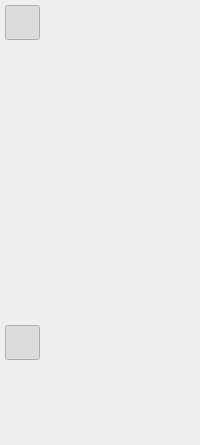
        <widget class="QWidget" name="actionsidebar" native="true">
         <layout class="QVBoxLayout" name="action_sidebar">
          <property name="spacing">
           <number>5</number>
          </property>
          <property name="leftMargin">
           <number>5</number>
          </property>
          <property name="topMargin">
           <number>5</number>
          </property>
          <property name="rightMargin">
           <number>5</number>
          </property>
          <property name="bottomMargin">
           <number>5</number>
          </property>
          <item>
           <widget class="QPushButton" name="home_button">
            <property name="minimumSize">
             <size>
              <width>35</width>
              <height>35</height>
             </size>
            </property>
            <property name="maximumSize">
             <size>
              <width>35</width>
              <height>35</height>
             </size>
            </property>
            <property name="cursor">
             <cursorShape>PointingHandCursor</cursorShape>
            </property>
            <property name="toolTip">
             <string>Dashboard</string>
            </property>
            <property name="text">
             <string/>
            </property>
            <property name="icon">
             <iconset resource="../../../../../../gui/resources/feather.qrc">
              <normaloff>:/light/icons/feather/light/home.svg</normaloff>:/light/icons/feather/light/home.svg</iconset>
            </property>
            <property name="iconSize">
             <size>
              <width>20</width>
              <height>20</height>
             </size>
            </property>
            <property name="checkable">
             <bool>true</bool>
            </property>
            <property name="checked">
             <bool>true</bool>
            </property>
            <property name="flat">
             <bool>true</bool>
            </property>
           </widget>
          </item>
          <item>
           <widget class="QPushButton" name="art_editor_button">
            <property name="minimumSize">
             <size>
              <width>35</width>
              <height>35</height>
             </size>
            </property>
            <property name="maximumSize">
             <size>
              <width>35</width>
              <height>35</height>
             </size>
            </property>
            <property name="baseSize">
             <size>
              <width>0</width>
              <height>0</height>
             </size>
            </property>
            <property name="cursor">
             <cursorShape>PointingHandCursor</cursorShape>
            </property>
            <property name="toolTip">
             <string>Art Editor</string>
            </property>
            <property name="text">
             <string/>
            </property>
            <property name="icon">
             <iconset resource="../../../../../../gui/resources/feather.qrc">
              <normaloff>:/light/icons/feather/light/image.svg</normaloff>:/light/icons/feather/light/image.svg</iconset>
            </property>
            <property name="iconSize">
             <size>
              <width>20</width>
              <height>20</height>
             </size>
            </property>
            <property name="checkable">
             <bool>true</bool>
            </property>
            <property name="checked">
             <bool>false</bool>
            </property>
            <property name="flat">
             <bool>true</bool>
            </property>
           </widget>
          </item>
          <item>
           <widget class="QPushButton" name="video_button">
            <property name="minimumSize">
             <size>
              <width>35</width>
              <height>35</height>
             </size>
            </property>
            <property name="maximumSize">
             <size>
              <width>35</width>
              <height>35</height>
             </size>
            </property>
            <property name="cursor">
             <cursorShape>PointingHandCursor</cursorShape>
            </property>
            <property name="toolTip">
             <string>Video Generation</string>
            </property>
            <property name="text">
             <string/>
            </property>
            <property name="icon">
             <iconset resource="../../../../../../gui/resources/feather.qrc">
              <normaloff>:/light/icons/feather/light/video.svg</normaloff>:/light/icons/feather/light/video.svg</iconset>
            </property>
            <property name="iconSize">
             <size>
              <width>20</width>
              <height>20</height>
             </size>
            </property>
            <property name="checkable">
             <bool>true</bool>
            </property>
            <property name="flat">
             <bool>true</bool>
            </property>
           </widget>
          </item>
          <item>
           <widget class="QPushButton" name="workflow_editor_button">
            <property name="minimumSize">
             <size>
              <width>35</width>
              <height>35</height>
             </size>
            </property>
            <property name="maximumSize">
             <size>
              <width>35</width>
              <height>35</height>
             </size>
            </property>
            <property name="baseSize">
             <size>
              <width>0</width>
              <height>0</height>
             </size>
            </property>
            <property name="cursor">
             <cursorShape>PointingHandCursor</cursorShape>
            </property>
            <property name="toolTip">
             <string>Workflow Editor</string>
            </property>
            <property name="text">
             <string/>
            </property>
            <property name="icon">
             <iconset resource="../../../../../../gui/resources/feather.qrc">
              <normaloff>:/light/icons/feather/light/codesandbox.svg</normaloff>:/light/icons/feather/light/codesandbox.svg</iconset>
            </property>
            <property name="iconSize">
             <size>
              <width>20</width>
              <height>20</height>
             </size>
            </property>
            <property name="checkable">
             <bool>true</bool>
            </property>
            <property name="flat">
             <bool>true</bool>
            </property>
           </widget>
          </item>
          <item>
           <widget class="QPushButton" name="document_editor_button">
            <property name="minimumSize">
             <size>
              <width>35</width>
              <height>35</height>
             </size>
            </property>
            <property name="maximumSize">
             <size>
              <width>35</width>
              <height>35</height>
             </size>
            </property>
            <property name="baseSize">
             <size>
              <width>0</width>
              <height>0</height>
             </size>
            </property>
            <property name="cursor">
             <cursorShape>PointingHandCursor</cursorShape>
            </property>
            <property name="toolTip">
             <string>Document Editor</string>
            </property>
            <property name="text">
             <string/>
            </property>
            <property name="icon">
             <iconset resource="../../../../../../gui/resources/feather.qrc">
              <normaloff>:/light/icons/feather/light/file-text.svg</normaloff>:/light/icons/feather/light/file-text.svg</iconset>
            </property>
            <property name="iconSize">
             <size>
              <width>20</width>
              <height>20</height>
             </size>
            </property>
            <property name="checkable">
             <bool>true</bool>
            </property>
            <property name="flat">
             <bool>true</bool>
            </property>
           </widget>
          </item>
          <item>
           <widget class="QPushButton" name="calendar_button">
            <property name="minimumSize">
             <size>
              <width>35</width>
              <height>35</height>
             </size>
            </property>
            <property name="maximumSize">
             <size>
              <width>35</width>
              <height>35</height>
             </size>
            </property>
            <property name="baseSize">
             <size>
              <width>0</width>
              <height>0</height>
             </size>
            </property>
            <property name="cursor">
             <cursorShape>PointingHandCursor</cursorShape>
            </property>
            <property name="toolTip">
             <string>Calendar</string>
            </property>
            <property name="text">
             <string/>
            </property>
            <property name="icon">
             <iconset resource="../../../../../../gui/resources/feather.qrc">
              <normaloff>:/light/icons/feather/light/calendar.svg</normaloff>:/light/icons/feather/light/calendar.svg</iconset>
            </property>
            <property name="iconSize">
             <size>
              <width>20</width>
              <height>20</height>
             </size>
            </property>
            <property name="checkable">
             <bool>true</bool>
            </property>
            <property name="flat">
             <bool>true</bool>
            </property>
           </widget>
          </item>
          <item>
           <widget class="QPushButton" name="visualizer_button">
            <property name="minimumSize">
             <size>
              <width>35</width>
              <height>35</height>
             </size>
            </property>
            <property name="maximumSize">
             <size>
              <width>35</width>
              <height>35</height>
             </size>
            </property>
            <property name="cursor">
             <cursorShape>PointingHandCursor</cursorShape>
            </property>
            <property name="toolTip">
             <string>Visualizer</string>
            </property>
            <property name="text">
             <string/>
            </property>
            <property name="icon">
             <iconset resource="../../../../../../gui/resources/feather.qrc">
              <normaloff>:/dark/icons/feather/dark/radio.svg</normaloff>:/dark/icons/feather/dark/radio.svg</iconset>
            </property>
            <property name="iconSize">
             <size>
              <width>20</width>
              <height>20</height>
             </size>
            </property>
            <property name="checkable">
             <bool>true</bool>
            </property>
            <property name="flat">
             <bool>true</bool>
            </property>
           </widget>
          </item>
          <item>
           <spacer name="verticalSpacer">
            <property name="orientation">
             <enum>Qt::Orientation::Vertical</enum>
            </property>
            <property name="sizeHint" stdset="0">
             <size>
              <width>20</width>
              <height>40</height>
             </size>
            </property>
           </spacer>
          </item>
          <item>
           <widget class="QPushButton" name="chat_button">
            <property name="minimumSize">
             <size>
              <width>35</width>
              <height>35</height>
             </size>
            </property>
            <property name="maximumSize">
             <size>
              <width>35</width>
              <height>35</height>
             </size>
            </property>
            <property name="cursor">
             <cursorShape>PointingHandCursor</cursorShape>
            </property>
            <property name="toolTip">
             <string>Toggle Chat</string>
            </property>
            <property name="text">
             <string/>
            </property>
            <property name="icon">
             <iconset resource="../../../../../../gui/resources/feather.qrc">
              <normaloff>:/light/icons/feather/light/message-square.svg</normaloff>:/light/icons/feather/light/message-square.svg</iconset>
            </property>
            <property name="iconSize">
             <size>
              <width>20</width>
              <height>20</height>
             </size>
            </property>
            <property name="checkable">
             <bool>true</bool>
            </property>
            <property name="checked">
             <bool>true</bool>
            </property>
            <property name="flat">
             <bool>true</bool>
            </property>
           </widget>
          </item>
          <item>
           <widget class="QPushButton" name="knowledgebase_button">
            <property name="minimumSize">
             <size>
              <width>35</width>
              <height>35</height>
             </size>
            </property>
            <property name="maximumSize">
             <size>
              <width>35</width>
              <height>35</height>
             </size>
            </property>
            <property name="cursor">
             <cursorShape>PointingHandCursor</cursorShape>
            </property>
            <property name="toolTip">
             <string>Toggle Knowledgebase</string>
            </property>
            <property name="text">
             <string/>
            </property>
            <property name="icon">
             <iconset resource="../../../../../../gui/resources/feather.qrc">
              <normaloff>:/light/icons/feather/light/book.svg</normaloff>:/light/icons/feather/light/book.svg</iconset>
            </property>
            <property name="iconSize">
             <size>
              <width>20</width>
              <height>20</height>
             </size>
            </property>
            <property name="checkable">
             <bool>true</bool>
            </property>
            <property name="flat">
             <bool>true</bool>
            </property>
           </widget>
          </item>
          <item>
           <widget class="QPushButton" name="settings_button">
            <property name="minimumSize">
             <size>
              <width>35</width>
              <height>35</height>
             </size>
            </property>
            <property name="maximumSize">
             <size>
              <width>35</width>
              <height>35</height>
             </size>
            </property>
            <property name="cursor">
             <cursorShape>PointingHandCursor</cursorShape>
            </property>
            <property name="toolTip">
             <string>Settings</string>
            </property>
            <property name="text">
             <string/>
            </property>
            <property name="icon">
             <iconset resource="../../../../../../gui/resources/feather.qrc">
              <normaloff>:/light/icons/feather/light/settings.svg</normaloff>:/light/icons/feather/light/settings.svg</iconset>
            </property>
            <property name="iconSize">
             <size>
              <width>20</width>
              <height>20</height>
             </size>
            </property>
            <property name="flat">
             <bool>true</bool>
            </property>
           </widget>
          </item>
         </layout>
        </widget>
